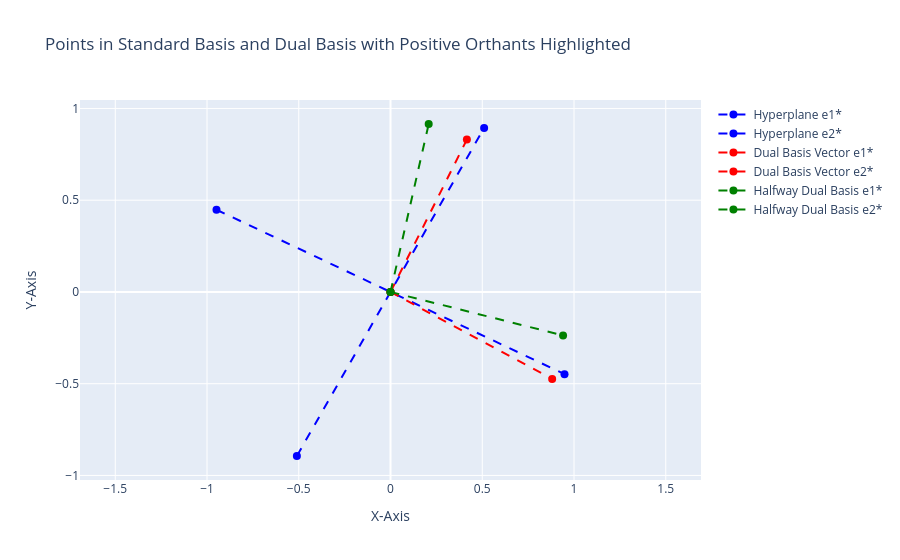

Notebook cell for this chart:
### Code cell
# Define figure
fig = go.Figure()
fig.update_layout(
    title="Points in Standard Basis and Dual Basis with Positive Orthants Highlighted",
    xaxis=dict(scaleanchor="y", title="X-Axis"),
    yaxis=dict(title="Y-Axis"),
    showlegend=True,
)

# Plot hyperplanes
for i, label in enumerate(["e1*", "e2*"]):
    # Extract the dual basis vector
    hyperplane = transformation_matrix[:, i]

    # Compute the starting and ending points
    start_point = -hyperplane  # Starting at x_0
    end_point = hyperplane  # Offset by the dual basis vector

    # Plot the vector
    fig.add_trace(
        go.Scatter(
            x=[start_point[0], end_point[0]],
            y=[start_point[1], end_point[1]],
            mode="lines+markers",
            marker=dict(size=8, color="blue"),
            line=dict(width=2, dash="dash", color="blue"),
            name=f"Hyperplane {label}",
        )
    )

# Plot Dual Basis Vectors offset by x_0
for i, label in enumerate(["e1*", "e2*"]):
    # Extract the dual basis vector
    dual_vector = dual_basis_vectors[:, i]

    # Compute the starting and ending points
    start_point = x_0.flatten()  # Starting at x_0
    end_point = start_point + dual_vector  # Offset by the dual basis vector

    # Plot the vector
    fig.add_trace(
        go.Scatter(
            x=[start_point[0], end_point[0]],
            y=[start_point[1], end_point[1]],
            mode="lines+markers",
            marker=dict(size=8, color="red"),
            line=dict(width=2, dash="dash", color="red"),
            name=f"Dual Basis Vector {label}",
        )
    )


# Plot halfway Basis Vectors offset by x_0
for i, label in enumerate(["e1*", "e2*"]):
    # Extract the dual basis vector
    dual_vector = H[:, i]

    # Compute the starting and ending points
    start_point = x_0.flatten()  # Starting at x_0
    end_point = start_point + dual_vector  # Offset by the dual basis vector

    # Plot the vector
    fig.add_trace(
        go.Scatter(
            x=[start_point[0], end_point[0]],
            y=[start_point[1], end_point[1]],
            mode="lines+markers",
            marker=dict(size=8, color="green"),
            line=dict(width=2, dash="dash", color="green"),
            name=f"Halfway Dual Basis {label}",
        )
    )


fig.show()

### Figure 1 — Plotly figure (JSON) as saved in the notebook; plotly's stock layout.template omitted (floating-point values rounded to 4 significant figures)
{"data": [{"line": {"color": "blue", "dash": "dash", "width": 2}, "marker": {"color": "blue", "size": 8}, "mode": "lines+markers", "name": "Hyperplane e1*", "type": "scatter", "x": [-0.5102, 0.5102], "y": [-0.894, 0.894]}, {"line": {"color": "blue", "dash": "dash", "width": 2}, "marker": {"color": "blue", "size": 8}, "mode": "lines+markers", "name": "Hyperplane e2*", "type": "scatter", "x": [-0.9483, 0.9483], "y": [0.4481, -0.4481]}, {"line": {"color": "red", "dash": "dash", "width": 2}, "marker": {"color": "red", "size": 8}, "mode": "lines+markers", "name": "Dual Basis Vector e1*", "type": "scatter", "x": [0, 0.4163], "y": [0, 0.8306]}, {"line": {"color": "red", "dash": "dash", "width": 2}, "marker": {"color": "red", "size": 8}, "mode": "lines+markers", "name": "Dual Basis Vector e2*", "type": "scatter", "x": [0, 0.881], "y": [0, -0.474]}, {"line": {"color": "green", "dash": "dash", "width": 2}, "marker": {"color": "green", "size": 8}, "mode": "lines+markers", "name": "Halfway Dual Basis e1*", "type": "scatter", "x": [0, 0.2081], "y": [0, 0.9153]}, {"line": {"color": "green", "dash": "dash", "width": 2}, "marker": {"color": "green", "size": 8}, "mode": "lines+markers", "name": "Halfway Dual Basis e2*", "type": "scatter", "x": [0, 0.9405], "y": [0, -0.237]}], "layout": {"showlegend": true, "title": {"text": "Points in Standard Basis and Dual Basis with Positive Orthants Highlighted"}, "xaxis": {"scaleanchor": "y", "title": {"text": "X-Axis"}}, "yaxis": {"title": {"text": "Y-Axis"}}}}
